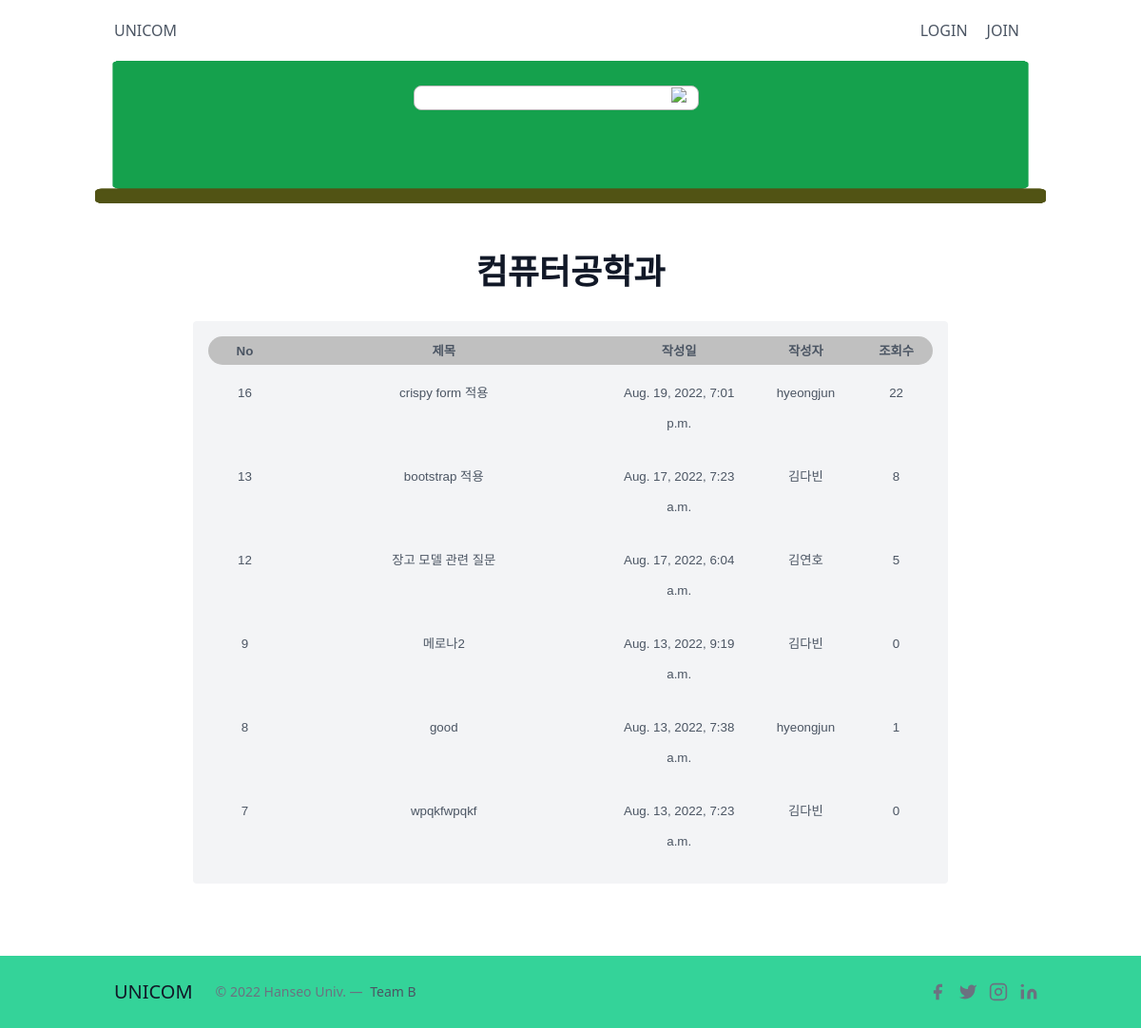
The page /board/category/컴퓨터공학과/ on the database its author committed.
### board/models.py (models this page shows, shortened)
class Category(models.Model):
    name = models.CharField(max_length=50, unique=True)  # 각 카데고리의 이름을 담는 필드
    slug = models.SlugField(max_length=200, unique=True, allow_unicode=True)  # 사람이 읽을 수 있는 텍스트로 고유 URL을 만들기 위해 만들어진 필드
    def __str__(self):
            return self.name
    class Meta:
        verbose_name_plural = 'Categories'

class Post(models.Model):
    title = models.CharField(max_length=100)
    content = models.TextField()
    like_users = models.ManyToManyField(settings.AUTH_USER_MODEL, related_name="like_posts", blank=True)
    created_at = models.DateTimeField(auto_now_add=True)
    updated_at = models.DateTimeField(auto_now=True)
    big_category = models.ForeignKey(BigCategory, null=True, on_delete=models.SET_NULL)
    author = models.ForeignKey(Account,  on_delete=models.CASCADE)
    category = models.ForeignKey(Category, null=True, on_delete=models.SET_NULL)
    post_hit = models.PositiveIntegerField(default=0)
    date_category = models.ForeignKey(DateCategory, null=True, on_delete=models.SET_NULL)
    def get_absolute_url(self):
        return f'/board/{self.pk}/'

### account/models.py (models this page shows, shortened)
class Account(AbstractBaseUser):
    email = models.EmailField(verbose_name='email',max_length=60, unique=True)
    username = models.CharField(max_length=30, unique=True)
    name = models.CharField(max_length=40,null=False, blank=False)
    phone =  models.CharField(max_length=40,null=False, default=True)
    major = models.CharField(max_length=40, blank=False,null=False,default=True)
    school = models.CharField(max_length=40,blank=False,null=False,default=True)
    grade = models.CharField(max_length=40,blank=False,null=False,default=True)
    create_at = models.DateTimeField(verbose_name='date joined', auto_now_add=True)
    last_login = models.DateTimeField(verbose_name='last login', auto_now=True)
    is_admin = models.BooleanField(default=False)
    is_active = models.BooleanField(default=True)
    is_staff = models.BooleanField(default=False)
    is_superuser = models.BooleanField(default=False)
    objects = MyAccountManager()
    USERNAME_FIELD = 'username'
    REQUIRED_FIELDS = ['email','name','phone','grade','major','school']
    def __str__(self):
        return self.name

### board/views.py (the view)
# urls.py: path('category/<str:slug>/',views.category_page),
def category_page(request, slug):
    if slug == 'no_category':
        category = '미분류'
        post_list = Post.objects.filter(category=None)
    else:
        category = Category.objects.get(slug=slug)
        post_list = Post.objects.filter(category=category).order_by('-pk')
    return render(request, 'board/post_list.html',  # 템플릿은 포스트 목록 페이지를 만들 떄 사용했던 것을 그대로 사용
                {'post_list': post_list,  # post_list.html을 사용하기에 PostList 클래스에서
                'categories': Category.objects.all(),  # context로 정의했던 부분을 딕셔너리 형태로 직접 정의해야함.
                'no_category_post_count': Post.objects.filter(category=None).count(),
                'category': category
                }
                )

### board/templates/board/post_list.html (shortened to what this page needs)
<!DOCTYPE html>
{% load static %}
<html lang="en">
<head>
    <link href="{% static 'board/css/index_style.css' %}" rel="stylesheet">
    <link href="https://unpkg.com/tailwindcss@^2/dist/tailwind.min.css" rel="stylesheet">
</head>
<body>
  <header class="text-gray-600 body-font">
    <div class="container mx-auto flex flex-wrap p-5 flex-col md:flex-row items-center">
    <a class="flex title-font font-medium items-center text-gray-900 mb-4 md:mb-0">
        <span class="ml-3 text-xl"><a href="{% url 'mainpage'%}">UNICOM</a></span></a>
    <nav class="md:ml-auto flex flex-wrap items-center text-base justify-center">
        {% if request.user.is_authenticated %}
        <a class="mr-5 hover:text-gray-900" href="{% url 'logout' %}">LOGOUT</a>
        <a class="mr-5 hover:text-gray-900" href="{% url 'myPage' %}">MYPAGE</a>
        {%else%}
        <a class="mr-5 hover:text-gray-900" href="{% url 'login' %}">LOGIN</a>
        <a class="mr-5 hover:text-gray-900" href="{% url 'join' %}">JOIN</a>
        {%endif%}
    </nav>
    </div>
  </header>
  <section class="min-h-screen">
    <section class="text-gray-600 body-font">
      <div class="boardImg_total">
        <div class="searchBox mg-0 mg-auto w-2/5">
          <div class="search mb-16 mr-20">
            <form class="form-inline my-2 my-lg-0" action="{% url 'search' %}" method="post">
              <input class="form-control mr-sm-2" type="search" name="q" value="{{q}}">
              <button class="btn btn-outline-success my-2 my-sm-0" type="submit"><img src="https://s3.ap-northeast-2.amazonaws.com/cdn.wecode.co.kr/icon/search.png"></button>
            </form>
          </div>
        </div>
      </div>
    </section>
  <section class="text-gray-600 body-font">
    <div class="container px-5 py-5 mx-auto mb-10">
      <h1 class="text-4xl font-medium title-font text-gray-900  pt-8 pb-4 text-center font-semibold">{{category}}</h1>
      <div class="flex flex-wrap">
        <div class="p-4 flex justify-center h-content w-full">
          <div class="h-content w-10/12 bg-gray-100 p-4 rounded list-none list-inside text-2xl">
            <li>
              <ul id ="ulTable">
                <li>
                    <ul class="tableCate">
                        <li>No</li>
                        <li>제목</li>
                        <li>작성일</li>
                        <li>작성자</li>
                        <li>조회수</li>
                    </ul>
                </li>
                {% for post in post_list %}
                        <li>
                          <ul>
                              <li class="text-center p-3">{{ post.pk }}</li>
                              <li class="text-center p-3 hover:underline"><a href="{{ post.get_absolute_url }}">{{ post.title }}</a></li>
                              <li class="text-center p-3">{{ post.created_at }}</li>
                              <li class="text-center p-3">{{ post.author }}</li>
                              <li class="text-center p-3">{{ post.post_hit }}</li>
                          </ul>
                        </li>
                {% endfor %}
              </ul>
            </li>
          </div>
        </div>
      </div>
    </div>
  </section>
  </section>
      <footer class="text-gray-600 body-font">
        <div class="bg-green-400">
          <div class="container px-5 py-6 mx-auto flex items-center sm:flex-row flex-col">
            <a class="flex title-font font-medium items-center md:justify-start justify-center text-gray-900">
              <span class="ml-3 text-xl">UNICOM</span>
            </a>
            <p class="text-sm text-gray-500 sm:ml-6 sm:mt-0 mt-4">© 2022 Hanseo Univ. —
              <a href="https://twitter.com/knyttneve" rel="noopener noreferrer" class="text-gray-600 ml-1" target="_blank">Team B</a>
            </p>
            <span class="inline-flex sm:ml-auto sm:mt-0 mt-4 justify-center sm:justify-start">
              <a class="text-gray-500">
                <svg fill="currentColor" stroke-linecap="round" stroke-linejoin="round" stroke-width="2" class="w-5 h-5" viewBox="0 0 24 24">
                  <path d="M18 2h-3a5 5 0 00-5 5v3H7v4h3v8h4v-8h3l1-4h-4V7a1 1 0 011-1h3z"></path>
                </svg>
              </a>
              <a class="ml-3 text-gray-500">
                <svg fill="currentColor" stroke-linecap="round" stroke-linejoin="round" stroke-width="2" class="w-5 h-5" viewBox="0 0 24 24">
                  <path d="M23 3a10.9 10.9 0 01-3.14 1.53 4.48 4.48 0 00-7.86 3v1A10.66 10.66 0 013 4s-4 9 5 13a11.64 11.64 0 01-7 2c9 5 20 0 20-11.5a4.5 4.5 0 00-.08-.83A7.72 7.72 0 0023 3z"></path>
                </svg>
              </a>
              <a class="ml-3 text-gray-500">
                <svg fill="none" stroke="currentColor" stroke-linecap="round" stroke-linejoin="round" stroke-width="2" class="w-5 h-5" viewBox="0 0 24 24">
                  <rect width="20" height="20" x="2" y="2" rx="5" ry="5"></rect>
                  <path d="M16 11.37A4 4 0 1112.63 8 4 4 0 0116 11.37zm1.5-4.87h.01"></path>
                </svg>
              </a>
              <a class="ml-3 text-gray-500">
                <svg fill="currentColor" stroke="currentColor" stroke-linecap="round" stroke-linejoin="round" stroke-width="0" class="w-5 h-5" viewBox="0 0 24 24">
                  <path stroke="none" d="M16 8a6 6 0 016 6v7h-4v-7a2 2 0 00-2-2 2 2 0 00-2 2v7h-4v-7a6 6 0 016-6zM2 9h4v12H2z"></path>
                  <circle cx="4" cy="4" r="2" stroke="none"></circle>
                </svg>
              </a>
            </span>
          </div>
        </div>
      </footer>
  </body>
</html>

### board/static/board/css/index_style.css (style rules this page uses)
#ulTable > li:first-child > ul > li { font-weight:bold; text-align:center; }
#ulTable > li > ul { clear:both; padding:0px auto; position:relative; min-width:40px; height: 30px; }
.tableCate { border-radius: 20px; background-color: silver; }
#ulTable > li > ul > li { float:left; font-size:10pt; vertical-align:baseline; font-family: 'Noto Sans KR', sans-serif; }
#ulTable > li > ul > li:first-child { width:10%; }
#ulTable > li > ul > li:first-child +li { width:45%; }
#ulTable > li > ul > li:first-child +li+li { width:20%; }
#ulTable > li > ul > li:first-child +li+li+li { width:15%; }
#ulTable > li > ul > li:first-child +li+li+li+li { width:10%; }
.searchBox { display:flex; justify-content: center; align-items:flex-end; }
.search { position: relative; width: 300px; }
input { width: 100%; border: 1px solid #bbb; border-radius: 8px; padding: 10px 12px; font-size: 14px; }
img { position : absolute; width: 17px; top: 10px; right: 12px; margin: 0; }
.boardImg_total { width: 83.33333%; height: 150px; margin: 0 auto; padding-top: 50px; padding-left: 50px; justify-content:space-around; background-image: url("./assets/backBoard.png"); background-repeat: no-repeat; background-position: center center; background-size: 100% 100%; display: flex; }

### rows shown on the page
Category: name "컴퓨터공학과"
Post: pk "16", title "crispy form 적용", created_at "Aug. 19, 2022, 7:01 p.m.", author "hyeongjun", post_hit "22"
Post: pk "13", title "bootstrap 적용", created_at "Aug. 17, 2022, 7:23 a.m.", author "김다빈", post_hit "8"
Post: pk "12", title "장고 모델 관련 질문", created_at "Aug. 17, 2022, 6:04 a.m.", author "김연호", post_hit "5"
Post: pk "9", title "메로나2", created_at "Aug. 13, 2022, 9:19 a.m.", author "김다빈", post_hit "0"
Post: pk "8", title "good", created_at "Aug. 13, 2022, 7:38 a.m.", author "hyeongjun", post_hit "1"
Post: pk "7", title "wpqkfwpqkf", created_at "Aug. 13, 2022, 7:23 a.m.", author "김다빈", post_hit "0"
